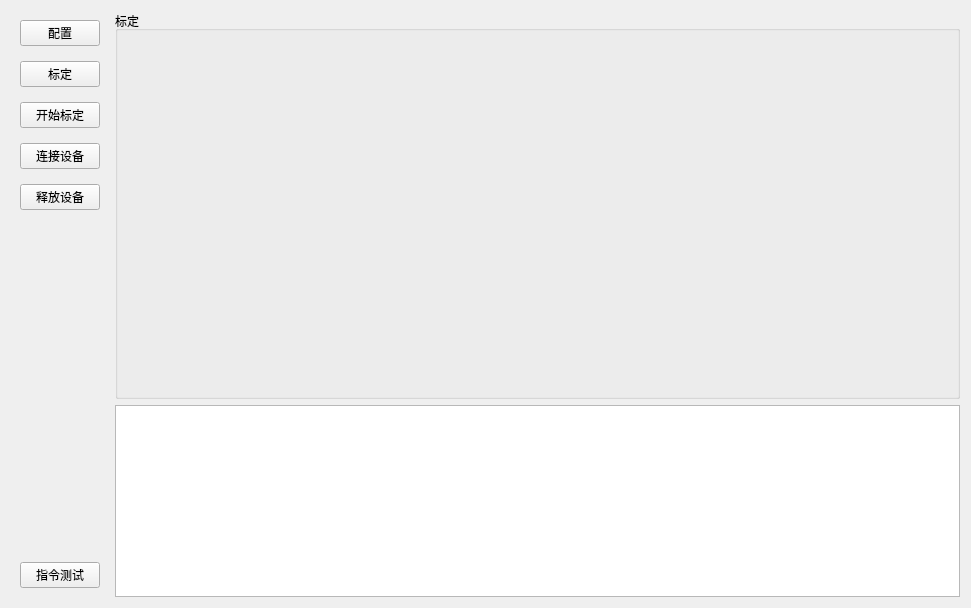
<?xml version="1.0" encoding="UTF-8"?>
<ui version="4.0">
 <class>MainForm</class>
 <widget class="QWidget" name="MainForm">
  <property name="geometry">
   <rect>
    <x>0</x>
    <y>0</y>
    <width>971</width>
    <height>608</height>
   </rect>
  </property>
  <property name="windowTitle">
   <string>Form</string>
  </property>
  <layout class="QHBoxLayout" name="horizontalLayout_2">
   <item>
    <widget class="QWidget" name="widget" native="true">
     <layout class="QVBoxLayout" name="verticalLayout">
      <property name="spacing">
       <number>15</number>
      </property>
      <item>
       <widget class="QPushButton" name="pushButton">
        <property name="text">
         <string>配置</string>
        </property>
       </widget>
      </item>
      <item>
       <widget class="QPushButton" name="pushButton_2">
        <property name="text">
         <string>标定</string>
        </property>
       </widget>
      </item>
      <item>
       <widget class="QPushButton" name="pushButton_3">
        <property name="text">
         <string>开始标定</string>
        </property>
       </widget>
      </item>
      <item>
       <widget class="QPushButton" name="pushButton_6">
        <property name="text">
         <string>连接设备</string>
        </property>
       </widget>
      </item>
      <item>
       <widget class="QPushButton" name="pushButton_5">
        <property name="text">
         <string>释放设备</string>
        </property>
       </widget>
      </item>
      <item>
       <spacer name="verticalSpacer">
        <property name="orientation">
         <enum>Qt::Vertical</enum>
        </property>
        <property name="sizeHint" stdset="0">
         <size>
          <width>20</width>
          <height>482</height>
         </size>
        </property>
       </spacer>
      </item>
      <item>
       <widget class="QPushButton" name="pushButton_4">
        <property name="text">
         <string>指令测试</string>
        </property>
       </widget>
      </item>
     </layout>
    </widget>
   </item>
   <item>
    <layout class="QVBoxLayout" name="verticalLayout_2">
     <item>
      <widget class="QGroupBox" name="groupBox">
       <property name="sizePolicy">
        <sizepolicy hsizetype="Preferred" vsizetype="Expanding">
         <horstretch>0</horstretch>
         <verstretch>0</verstretch>
        </sizepolicy>
       </property>
       <property name="title">
        <string>标定</string>
       </property>
       <layout class="QHBoxLayout" name="horizontalLayout">
        <item>
         <widget class="QStackedWidget" name="stackedWidget"/>
        </item>
       </layout>
      </widget>
     </item>
     <item>
      <widget class="QTextBrowser" name="textBrowser">
       <property name="sizePolicy">
        <sizepolicy hsizetype="Expanding" vsizetype="Preferred">
         <horstretch>0</horstretch>
         <verstretch>0</verstretch>
        </sizepolicy>
       </property>
      </widget>
     </item>
    </layout>
   </item>
  </layout>
 </widget>
 <resources/>
 <connections/>
</ui>
